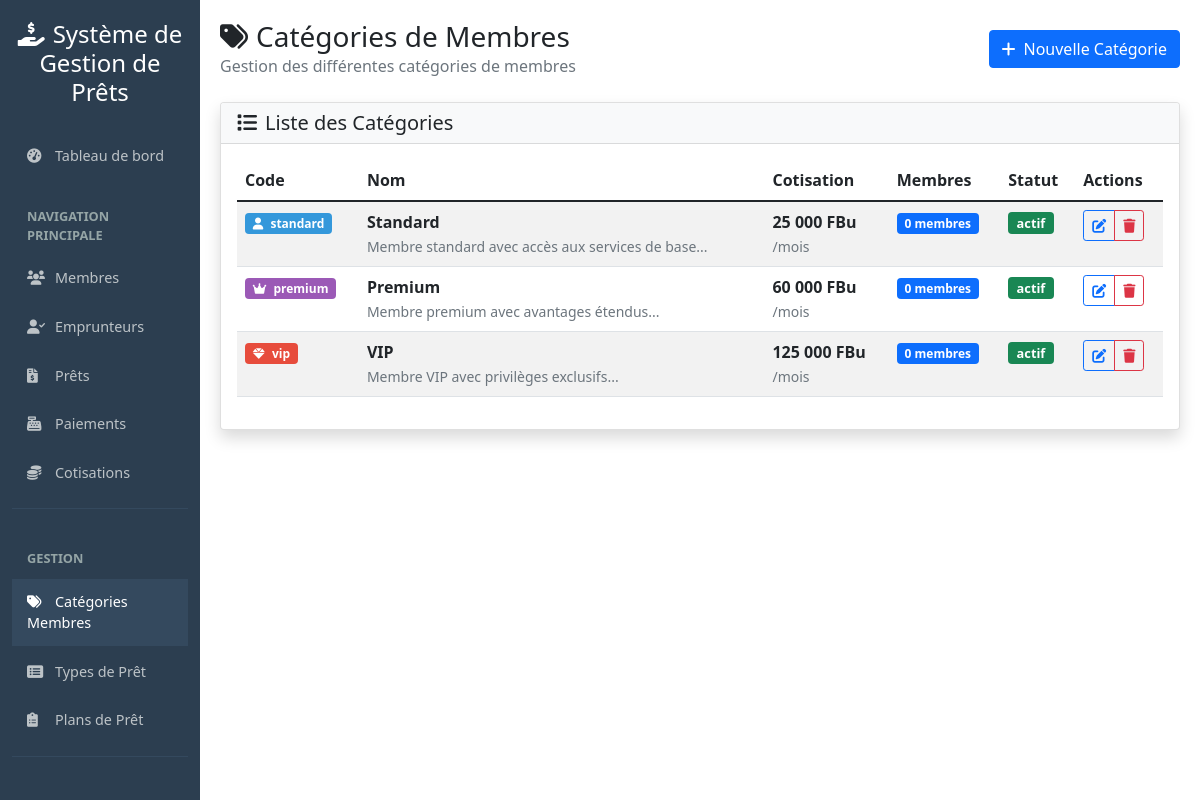
Page /categories_membres.php (signed in) on the committed database.
### tables this page shows
CREATE TABLE categories_membres (
    id INT PRIMARY KEY AUTO_INCREMENT,
    code_categorie VARCHAR(20) UNIQUE NOT NULL,
    nom_categorie VARCHAR(50) NOT NULL,
    description TEXT,
    avantages TEXT,
    
     
    cotisation_mensuelle DECIMAL(12, 0) NOT NULL COMMENT 'Montant en FBU',
    
     
    duree_min_pret_mois INT DEFAULT 6 COMMENT 'Durée minimale de prêt pour cette catégorie',
    duree_max_pret_mois INT DEFAULT 60 COMMENT 'Durée maximale de prêt pour cette catégorie',
    taux_interet_categorie DECIMAL(5, 2) DEFAULT 12.5 COMMENT 'Taux d''intérêt de référence pour la catégorie',
    
     
    duree_min_cotisation_mois INT DEFAULT 3 COMMENT 'Durée minimale de cotisation requise pour emprunter',
    
     
    couleur_theme VARCHAR(20) DEFAULT '#3498db',
    icone VARCHAR(100) DEFAULT 'fas fa-user',
    statut ENUM('actif', 'inactif') DEFAULT 'actif',
    date_creation DATETIME DEFAULT CURRENT_TIMESTAMP,
    INDEX idx_code_categorie (code_categorie)
) COMMENT = 'Catégories de membres';

### categories_membres.php (the view, shortened to what the rows shown need)
<?php
require_once 'config_database.php';
$action = $_GET['action'] ?? 'liste';
$id = $_GET['id'] ?? null;
try {
    switch ($action) {
        case 'liste':
        default:
            $stmt = $pdo->query("SELECT * FROM categories_membres ORDER BY date_creation DESC");
            $categories = $stmt->fetchAll();
            break;
    }
} catch (PDOException $e) {
    $erreur = "Erreur base de données: " . $e->getMessage();
}
?>
<!DOCTYPE html>
<html lang="fr">
<head>
    <link href="https://cdn.jsdelivr.net/npm/bootstrap@5.1.3/dist/css/bootstrap.min.css" rel="stylesheet">
    <link href="https://cdnjs.cloudflare.com/ajax/libs/font-awesome/6.0.0/css/all.min.css" rel="stylesheet">
</head>
<body>
    <div class="container-fluid">
        <div class="row">
            <main class="col-md-9 ms-sm-auto col-lg-10 main-content">
                <div class="d-flex justify-content-between align-items-center mb-4">
                    <div>
                        <h1 class="h3 mb-0">
                            <i class="fas fa-tags me-2"></i>Catégories de Membres
                        </h1>
                    </div>
                </div>
                <?php if ($action === 'ajouter' || $action === 'modifier'): ?>
                    <div class="card shadow">
                        <div class="card-header bg-primary text-white">
                            <h5 class="card-title mb-0">
                                <i class="fas <?php echo $action === 'ajouter' ? 'fa-plus' : 'fa-edit'; ?> me-2"></i>
                                <?php echo $action === 'ajouter' ? 'Ajouter une Catégorie' : 'Modifier la Catégorie'; ?>
                            </h5>
                        </div>
                        <div class="card-body">
                            <form method="POST" action="categories_membres.php?action=<?php echo $action; ?><?php echo $id ? '&id=' . $id : ''; ?>">
                                <div class="row">
                                    <div class="col-md-6">
                                        <div class="mb-3">
                                            <label for="code_categorie" class="form-label">Code Catégorie *</label>
                                            <input type="text" class="form-control" id="code_categorie" name="code_categorie"
                                                   value="<?php echo $action === 'modifier' ? securiser($categorie['code_categorie']) : ''; ?>"
                                                   <?php echo $action === 'modifier' ? 'readonly' : ''; ?> required>
                                            <div class="form-text">Code unique pour identifier la catégorie</div>
                                        </div>
                                    </div>
                                    <div class="col-md-6">
                                        <div class="mb-3">
                                            <label for="nom_categorie" class="form-label">Nom de la Catégorie *</label>
                                            <input type="text" class="form-control" id="nom_categorie" name="nom_categorie"
                                                   value="<?php echo $action === 'modifier' ? securiser($categorie['nom_categorie']) : ''; ?>" required>
                                        </div>
                                    </div>
                                </div>
                                <div class="row">
                                    <div class="col-md-6">
                                        <div class="mb-3">
                                            <label for="cotisation_mensuelle" class="form-label">Cotisation Mensuelle (FBu) *</label>
                                            <input type="number" step="1000" class="form-control" id="cotisation_mensuelle" name="cotisation_mensuelle"
                                                   value="<?php echo $action === 'modifier' ? securiser($categorie['cotisation_mensuelle']) : ''; ?>" required>
                                        </div>
                                    </div>
                                </div>
                                <div class="row">
                                    <div class="col-md-6">
                                        <div class="mb-3">
                                            <label for="couleur_theme" class="form-label">Couleur du Thème</label>
                                            <input type="color" class="form-control" id="couleur_theme" name="couleur_theme"
                                                   value="<?php echo $action === 'modifier' ? securiser($categorie['couleur_theme']) : '#3498db'; ?>">
                                        </div>
                                    </div>
                                    <div class="col-md-6">
                                        <div class="mb-3">
                                            <label for="icone" class="form-label">Icône FontAwesome</label>
                                            <input type="text" class="form-control" id="icone" name="icone"
                                                   value="<?php echo $action === 'modifier' ? securiser($categorie['icone']) : 'fas fa-user'; ?>">
                                            <div class="form-text">Ex: fas fa-user, fas fa-crown, fas fa-gem</div>
                                        </div>
                                    </div>
                                </div>
                                <div class="mb-3">
                                    <label for="description" class="form-label">Description</label>
                                    <textarea class="form-control" id="description" name="description" rows="3"><?php echo $action === 'modifier' ? securiser($categorie['description']) : ''; ?></textarea>
                                </div>
                                <div class="mb-3">
                                    <label for="avantages" class="form-label">Avantages</label>
                                    <textarea class="form-control" id="avantages" name="avantages" rows="3"><?php echo $action === 'modifier' ? securiser($categorie['avantages']) : ''; ?></textarea>
                                    <div class="form-text">Liste des avantages spécifiques à cette catégorie</div>
                                </div>
                                <div class="mb-3">
                                    <label for="statut" class="form-label">Statut</label>
                                    <select class="form-select" id="statut" name="statut" required>
                                        <option value="actif" <?php echo ($action === 'modifier' && $categorie['statut'] === 'actif') ? 'selected' : ''; ?>>Actif</option>
                                        <option value="inactif" <?php echo ($action === 'modifier' && $categorie['statut'] === 'inactif') ? 'selected' : ''; ?>>Inactif</option>
                                    </select>
                                </div>
                                <div class="d-flex justify-content-between">
                                    <a href="categories_membres.php" class="btn btn-secondary">
                                        <i class="fas fa-arrow-left me-2"></i>Retour
                                    </a>
                                    <button type="submit" class="btn btn-primary">
                                        <i class="fas fa-save me-2"></i>
                                        <?php echo $action === 'ajouter' ? 'Ajouter' : 'Modifier'; ?>
                                    </button>
                                </div>
                            </form>
                        </div>
                    </div>
                <?php else: ?>
                    <div class="card shadow">
                        <div class="card-body">
                            <?php if (empty($categories)): ?>
                                <div class="text-center py-4">
                                    <i class="fas fa-tags fa-3x text-muted mb-3"></i>
                                    <p class="text-muted">Aucune catégorie trouvée</p>
                                    <a href="categories_membres.php?action=ajouter" class="btn btn-primary">
                                        <i class="fas fa-plus me-2"></i>Créer la première catégorie
                                    </a>
                                </div>
                            <?php else: ?>
                                <div class="table-responsive">
                                    <table class="table table-striped table-hover">
                                        <thead>
                                            <tr>
                                                <th>Code</th>
                                                <th>Nom</th>
                                                <th>Cotisation</th>
                                                <th>Membres</th>
                                                <th>Statut</th>
                                                <th>Actions</th>
                                            </tr>
                                        </thead>
                                        <tbody>
                                            <?php foreach ($categories as $cat): ?>
                                                <tr>
                                                    <td>
                                                        <span class="badge" style="background-color: <?php echo securiser($cat['couleur_theme']); ?>; color: white;">
                                                            <i class="<?php echo securiser($cat['icone']); ?> me-1"></i>
                                                            <?php echo securiser($cat['code_categorie']); ?>
                                                        </span>
                                                    </td>
                                                    <td>
                                                        <strong><?php echo securiser($cat['nom_categorie']); ?></strong>
                                                        <?php if ($cat['description']): ?>
                                                            <br><small class="text-muted"><?php echo substr(securiser($cat['description']), 0, 50); ?>...</small>
                                                        <?php endif; ?>
                                                    </td>
                                                    <td>
                                                        <strong><?php echo number_format($cat['cotisation_mensuelle'], 0, ',', ' '); ?> FBu</strong>
                                                        <br><small class="text-muted">/mois</small>
                                                    </td>
                                                    <td>
                                                        <?php
                                                        $stmt = $pdo->prepare("SELECT COUNT(*) FROM membres WHERE categorie_id = ?");
                                                        $stmt->execute([$cat['id']]);
                                                        $nb_membres = $stmt->fetchColumn();
                                                        ?>
                                                        <span class="badge bg-primary info-badge"><?php echo $nb_membres; ?> membres</span>
                                                    </td>
                                                    <td>
                                                        <span class="badge <?php echo $cat['statut'] === 'actif' ? 'bg-success' : 'bg-secondary'; ?> statut-badge">
                                                            <?php echo securiser($cat['statut']); ?>
                                                        </span>
                                                    </td>
                                                    <td>
                                                        <div class="btn-group btn-group-sm">
                                                            <a href="categories_membres.php?action=modifier&id=<?php echo securiser($cat['id']); ?>"
                                                               class="btn btn-outline-primary" title="Modifier">
                                                                <i class="fas fa-edit"></i>
                                                            </a>
                                                            <?php if ($nb_membres == 0): ?>
                                                                <a href="categories_membres.php?action=supprimer&id=<?php echo securiser($cat['id']); ?>"
                                                                   class="btn btn-outline-danger" title="Supprimer"
                                                                   onclick="return confirm('Êtes-vous sûr de vouloir supprimer cette catégorie ?')">
                                                                    <i class="fas fa-trash"></i>
                                                                </a>
                                                            <?php else: ?>
                                                                <button class="btn btn-outline-secondary" title="Impossible de supprimer (utilisée par <?php echo $nb_membres; ?> membre(s))" disabled>
                                                                    <i class="fas fa-trash"></i>
                                                                </button>
                                                            <?php endif; ?>
                                                        </div>
                                                    </td>
                                                </tr>
                                            <?php endforeach; ?>
                                        </tbody>
                                    </table>
                                </div>
                            <?php endif; ?>
                        </div>
                    </div>
                <?php endif; ?>
            </main>
        </div>
    </div>
</body>
</html>

### rows in the picture
categories_membres: code_categorie "standard", nom_categorie "Standard", description "Membre standard avec accès aux services de base", cotisation_mensuelle "25 000", nb_membres "0", statut "actif"
categories_membres: code_categorie "premium", nom_categorie "Premium", description "Membre premium avec avantages étendus", cotisation_mensuelle "60 000", nb_membres "0", statut "actif"
categories_membres: code_categorie "vip", nom_categorie "VIP", description "Membre VIP avec privilèges exclusifs", cotisation_mensuelle "125 000", nb_membres "0", statut "actif"

### other values in the picture
APP_NAME "Système de Gestion de Prêts"
